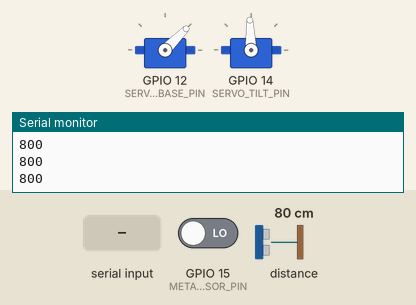
This sketch was run on a simulated ESP32. On the bench: 2 × servo, the last lines printed to the serial monitor. The inputs (shaded band) are chosen by the test bench; at power-on: GPIO 15 (METAL_SENSOR_PIN) LOW, distance to the obstacle 80 cm.

Above: at 1.2 s.
1.3 s: GPIO 15 (METAL_SENSOR_PIN) driven HIGH
At 2.2 s:
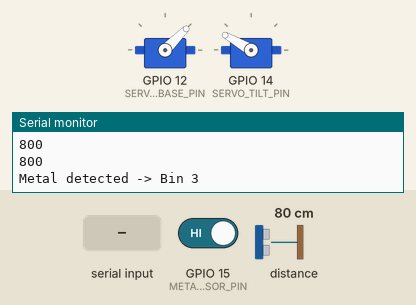
4.3 s: GPIO 15 (METAL_SENSOR_PIN) driven LOW
At 5.4 s:
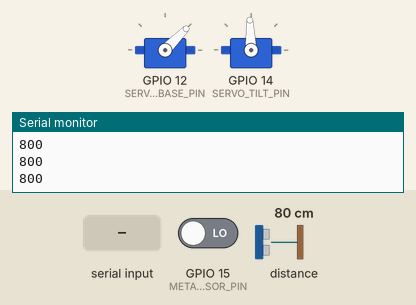
5.8 s: distance to the obstacle set to 2 cm
7.3 s: "2\n" received over the second serial link
At 9.4 s:
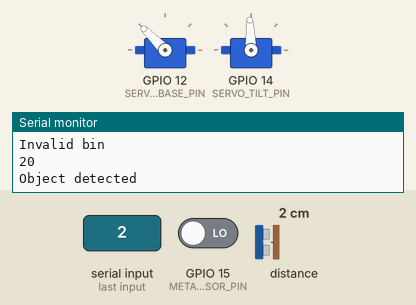
9.8 s: "1\n" received over the second serial link
At 10.7 s:
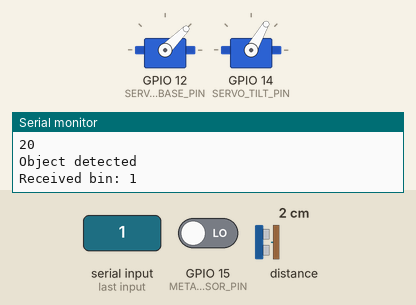
12.3 s: "4\n" received over the second serial link
At 13.2 s:
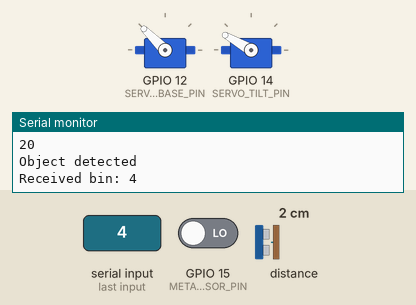
Timing chart, 0 to 15.3 s (numbered marks = the images above; inputs shaded):
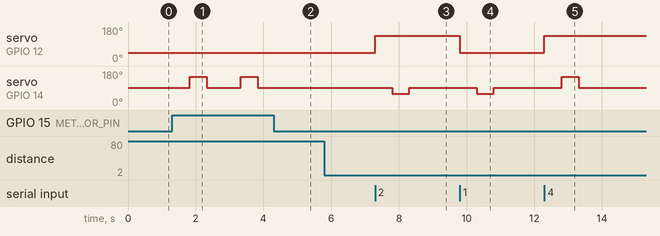

The sketch:

R3_bin_makr3_servo_lidar.ino
```cpp
#include <ESP32Servo.h>

#include <Wire.h>
#include <Adafruit_VL53L0X.h>

// VL53L0X pins
#define SDA_PIN 21
#define SCL_PIN 22
Adafruit_VL53L0X lox = Adafruit_VL53L0X();

const float THRESHOLD_CM = 25.0;

// Serial pins
#define ESP32_RX2 16
#define ESP32_TX2 17

// Servo pins
#define SERVO_BASE_PIN 12
#define SERVO_TILT_PIN 14

Servo servoBase;
Servo servoTilt;

// Metal sensor pin
#define METAL_SENSOR_PIN 15

// Servo angles
const int BASE_BIN1 = 45;
const int BASE_BIN2 = 135;
const int BASE_BIN3 = 45;  // bin3 doesn't rotate base
const int BASE_BIN4 = 135;

const int TILT_HOME = 92;
const int TILT_FORWARD = 60;
const int TILT_BACKWARD = 150;

// Smooth motion
const int STEP_SIZE = 2;
const int STEP_DELAY = 0;

// Track current base position
int currentBaseAngle = BASE_BIN1;

void setup() {
  Serial.begin(115200);
  Serial2.begin(115200, SERIAL_8N1, ESP32_RX2, ESP32_TX2);

  Wire.begin(SDA_PIN, SCL_PIN);
  if (!lox.begin()) while(1);

  servoBase.attach(SERVO_BASE_PIN);
  servoTilt.attach(SERVO_TILT_PIN);

  servoBase.write(currentBaseAngle);
  servoTilt.write(TILT_HOME);

  pinMode(METAL_SENSOR_PIN, INPUT);

  Serial.println("Bin Ready");
}

void loop() {
  // Metal sensor override
  if (digitalRead(METAL_SENSOR_PIN) == HIGH) {
    Serial.println("Metal detected -> Bin 3");
    moveToBin(3);
    delay(500);
    return;
  }

  // Lidar check
  bool objectDetected = lidar();
  if (objectDetected) {
    Serial.println("Object detected");
    Serial2.println(true);

    while (Serial2.available() == 0); // wait for serial

    int received = Serial2.parseInt();
    int bin = convert(received);
    Serial.print("Received bin: ");
    Serial.println(bin);

    moveToBin(bin);
  } else {
    Serial2.println(false);
  }
}

// Move to bin intelligently
void moveToBin(int bin) {
  int targetBase = currentBaseAngle;
  int targetTilt = TILT_HOME; // Tilt always starts from home

  switch(bin) {
    case 1:
      targetBase = BASE_BIN1;
      targetTilt = TILT_FORWARD;
      break;
    case 2:
      targetBase = BASE_BIN2;
      targetTilt = TILT_FORWARD;
      break;
    case 3:
      targetBase = BASE_BIN3;
      targetTilt = TILT_BACKWARD;
      break;
    case 4:
      targetBase = BASE_BIN4;
      targetTilt = TILT_BACKWARD;
      break;
    default:
      Serial.println("Invalid bin");
      return;
  }

  // Move base if needed
  if (currentBaseAngle != targetBase) moveServoSmooth(servoBase, currentBaseAngle, targetBase);
  delay(500);
  // Move tilt to target
  moveServoSmooth(servoTilt, TILT_HOME, targetTilt);
  delay(500);
  // Return tilt to home every time
  moveServoSmooth(servoTilt, targetTilt, TILT_HOME);

  // Update current base position
  currentBaseAngle = targetBase;
}

// Smooth servo motion
void moveServoSmooth(Servo &servo, int startAngle, int endAngle) {
  if (startAngle < endAngle) {
    for (int a = startAngle; a <= endAngle; a += STEP_SIZE) {
      servo.write(endAngle);
      delay(STEP_DELAY);
    }
  } else {
    for (int a = startAngle; a >= endAngle; a -= STEP_SIZE) {
      servo.write(endAngle);
      delay(STEP_DELAY);
    }
  }
}

// Convert serial input
int convert(int a) { return (a > 10) ? a % 10 : a; }

// Lidar read
bool lidar() {
  VL53L0X_RangingMeasurementData_t measure;
  lox.rangingTest(&measure, false);
  if (measure.RangeStatus != 4) Serial.println(measure.RangeMilliMeter);
  return measure.RangeMilliMeter < 300;
}
```

Measured:
- after the input at 1.3 s, servo on GPIO 14 (SERVO_TILT_PIN): alternates 150° for 0.50 s and 92° for 1.0 s, starting after 0.53 s
- after the input at 4.3 s, servo on GPIO 14 (SERVO_TILT_PIN): stays 92° (without the input it goes to 150° after 0.54 s)
- after the input at 7.3 s, servo on GPIO 12 (SERVO_BASE_PIN): 45° → 135° at once; servo on GPIO 14 (SERVO_TILT_PIN): 92° → 60° after 0.50 s, → 92° 0.50 s later
- after the input at 9.8 s, servo on GPIO 12 (SERVO_BASE_PIN): 135° → 45° at once; servo on GPIO 14 (SERVO_TILT_PIN): 92° → 60° after 0.50 s, → 92° 0.50 s later
- after the input at 12.3 s, servo on GPIO 12 (SERVO_BASE_PIN): 45° → 135° at once; servo on GPIO 14 (SERVO_TILT_PIN): 92° → 150° after 0.50 s, → 92° 0.50 s later
